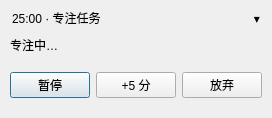
<?xml version="1.0" encoding="UTF-8"?>
<ui version="4.0">
 <class>FocusSessionDialog</class>
 <widget class="QDialog" name="FocusSessionDialog">
  <property name="windowTitle">
   <string>Focus 25</string>
  </property>
  <layout class="QVBoxLayout" name="verticalLayout">
   <property name="spacing">
    <number>0</number>
   </property>
   <property name="leftMargin">
    <number>0</number>
   </property>
   <property name="topMargin">
    <number>0</number>
   </property>
   <property name="rightMargin">
    <number>0</number>
   </property>
   <property name="bottomMargin">
    <number>0</number>
   </property>
   <item>
    <widget class="QWidget" name="collapsedBar" native="true">
     <property name="minimumSize">
      <size>
       <width>0</width>
       <height>36</height>
      </size>
     </property>
     <layout class="QHBoxLayout" name="collapsedLayout">
      <property name="spacing">
       <number>6</number>
      </property>
      <property name="leftMargin">
       <number>12</number>
      </property>
      <property name="topMargin">
       <number>6</number>
      </property>
      <property name="rightMargin">
       <number>12</number>
      </property>
      <property name="bottomMargin">
       <number>6</number>
      </property>
      <item>
       <widget class="QLabel" name="labelCompact">
        <property name="text">
         <string>25:00 · 专注任务</string>
        </property>
        <property name="cursor">
         <cursorShape>PointingHandCursor</cursorShape>
        </property>
       </widget>
      </item>
      <item>
       <widget class="QLabel" name="labelExpandHint">
        <property name="text">
         <string>▾</string>
        </property>
        <property name="alignment">
         <set>Qt::AlignRight|Qt::AlignVCenter</set>
        </property>
       </widget>
      </item>
     </layout>
    </widget>
   </item>
   <item>
    <widget class="QWidget" name="expandedPanel" native="true">
     <layout class="QVBoxLayout" name="expandedLayout">
      <property name="spacing">
       <number>6</number>
      </property>
      <property name="leftMargin">
       <number>10</number>
      </property>
      <property name="topMargin">
       <number>0</number>
      </property>
      <property name="rightMargin">
       <number>10</number>
      </property>
      <property name="bottomMargin">
       <number>8</number>
      </property>
      <item>
       <widget class="QLabel" name="labelStatus">
        <property name="text">
         <string>专注中…</string>
        </property>
       </widget>
      </item>
      <item>
       <widget class="QStackedWidget" name="stackPanels">
        <property name="currentIndex">
         <number>0</number>
        </property>
        <widget class="QWidget" name="runningPanel">
         <layout class="QHBoxLayout" name="runningLayout">
          <property name="spacing">
           <number>6</number>
          </property>
          <property name="leftMargin">
           <number>0</number>
          </property>
          <property name="topMargin">
           <number>0</number>
          </property>
          <property name="rightMargin">
           <number>0</number>
          </property>
          <property name="bottomMargin">
           <number>0</number>
          </property>
          <item>
           <widget class="QPushButton" name="btnPause">
            <property name="text">
             <string>暂停</string>
            </property>
           </widget>
          </item>
          <item>
           <widget class="QPushButton" name="btnExtend">
            <property name="text">
             <string>+5 分</string>
            </property>
           </widget>
          </item>
          <item>
           <widget class="QPushButton" name="btnAbandon">
            <property name="text">
             <string>放弃</string>
            </property>
           </widget>
          </item>
         </layout>
        </widget>
        <widget class="QWidget" name="resultPanel">
         <layout class="QVBoxLayout" name="resultLayout">
          <property name="spacing">
           <number>6</number>
          </property>
          <property name="leftMargin">
           <number>0</number>
          </property>
          <property name="topMargin">
           <number>0</number>
          </property>
          <property name="rightMargin">
           <number>0</number>
          </property>
          <property name="bottomMargin">
           <number>0</number>
          </property>
          <item>
           <widget class="QLabel" name="labelResultHint">
            <property name="text">
             <string>时间到！完成了吗？</string>
            </property>
            <property name="wordWrap">
             <bool>true</bool>
            </property>
           </widget>
          </item>
          <item>
           <layout class="QHBoxLayout" name="resultButtons">
            <property name="spacing">
             <number>6</number>
            </property>
            <item>
             <widget class="QPushButton" name="btnComplete">
              <property name="text">
               <string>完成</string>
              </property>
             </widget>
            </item>
            <item>
             <widget class="QPushButton" name="btnAnotherRound">
              <property name="text">
               <string>再来一轮</string>
              </property>
             </widget>
            </item>
            <item>
             <widget class="QPushButton" name="btnSkip">
              <property name="text">
               <string>跳过</string>
              </property>
             </widget>
            </item>
           </layout>
          </item>
         </layout>
        </widget>
       </widget>
      </item>
     </layout>
    </widget>
   </item>
  </layout>
 </widget>
 <resources/>
 <connections/>
</ui>
